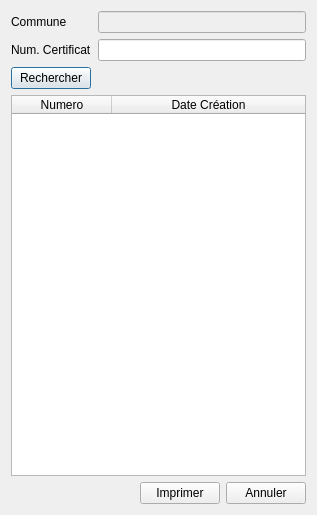
<?xml version="1.0" encoding="UTF-8"?>
<ui version="4.0">
 <class>Dialog</class>
 <widget class="QDialog" name="Dialog">
  <property name="geometry">
   <rect>
    <x>0</x>
    <y>0</y>
    <width>317</width>
    <height>514</height>
   </rect>
  </property>
  <property name="windowTitle">
   <string>Impression Attestation</string>
  </property>
  <layout class="QVBoxLayout" name="verticalLayout">
   <item>
    <layout class="QFormLayout" name="formLayout">
     <item row="0" column="0">
      <widget class="QLabel" name="label">
       <property name="text">
        <string>Commune</string>
       </property>
      </widget>
     </item>
     <item row="0" column="1">
      <widget class="QLineEdit" name="lineEditCommune">
       <property name="enabled">
        <bool>false</bool>
       </property>
      </widget>
     </item>
     <item row="1" column="0">
      <widget class="QLabel" name="label_2">
       <property name="text">
        <string>Num. Certificat</string>
       </property>
      </widget>
     </item>
     <item row="1" column="1">
      <widget class="QLineEdit" name="lineEditNumCertificat"/>
     </item>
     <item row="2" column="0">
      <widget class="QPushButton" name="pushButtonRechercher">
       <property name="text">
        <string>Rechercher</string>
       </property>
      </widget>
     </item>
    </layout>
   </item>
   <item>
    <widget class="QTableWidget" name="tableWidget">
     <property name="minimumSize">
      <size>
       <width>0</width>
       <height>381</height>
      </size>
     </property>
     <property name="selectionMode">
      <enum>QAbstractItemView::SingleSelection</enum>
     </property>
     <property name="selectionBehavior">
      <enum>QAbstractItemView::SelectRows</enum>
     </property>
     <attribute name="horizontalHeaderVisible">
      <bool>true</bool>
     </attribute>
     <attribute name="horizontalHeaderStretchLastSection">
      <bool>true</bool>
     </attribute>
     <attribute name="verticalHeaderVisible">
      <bool>false</bool>
     </attribute>
     <attribute name="verticalHeaderStretchLastSection">
      <bool>false</bool>
     </attribute>
     <column>
      <property name="text">
       <string>Numero</string>
      </property>
     </column>
     <column>
      <property name="text">
       <string>Date Création</string>
      </property>
     </column>
    </widget>
   </item>
   <item>
    <layout class="QHBoxLayout" name="horizontalLayout">
     <item>
      <spacer name="horizontalSpacer">
       <property name="orientation">
        <enum>Qt::Horizontal</enum>
       </property>
       <property name="sizeHint" stdset="0">
        <size>
         <width>40</width>
         <height>20</height>
        </size>
       </property>
      </spacer>
     </item>
     <item>
      <widget class="QPushButton" name="pushButtonImprimer">
       <property name="text">
        <string>Imprimer</string>
       </property>
       <property name="icon">
        <iconset resource="../icons.qrc">
         <normaloff>:/std/icone/printer.png</normaloff>:/std/icone/printer.png</iconset>
       </property>
      </widget>
     </item>
     <item>
      <widget class="QPushButton" name="pushButtonAnnuler">
       <property name="text">
        <string>Annuler</string>
       </property>
      </widget>
     </item>
    </layout>
   </item>
  </layout>
 </widget>
 <resources>
  <include location="../icons.qrc"/>
 </resources>
 <connections/>
</ui>
